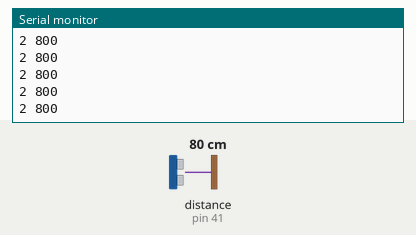
Simulated run of this sketch. Board: Arduino Uno, built with avr-gcc and run on an emulated ATmega328P. On the bench: the last lines printed to the serial monitor. Inputs (shaded band) come from the test bench; at power-on: distance to the obstacle (sensor on pin 41) 80 cm.

Above: at 1.2 s.
1.3 s: distance to the obstacle (sensor on pin 41) set to 2 cm
At 2.2 s:
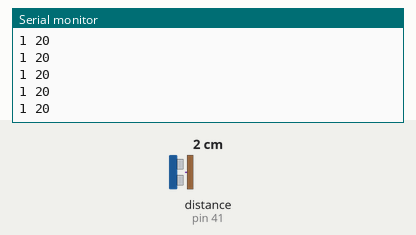
2.8 s: distance to the obstacle (sensor on pin 41) set to 4 cm
At 3.8 s:
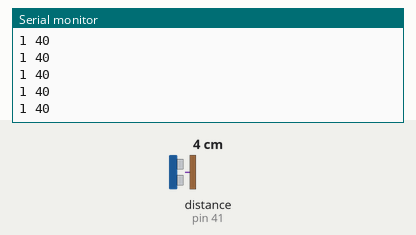
Timing chart, 0 to 5.8 s (numbered marks = the images above; inputs shaded):
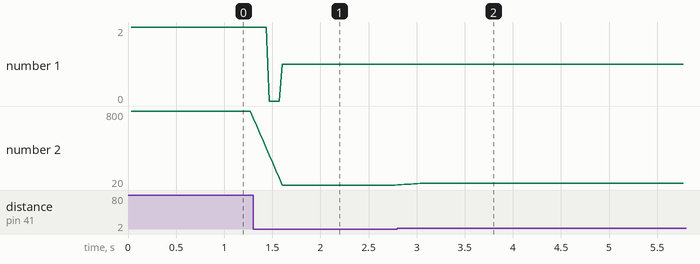

Measured:
- after the input at 1.3 s, the serial monitor: prints a new line at once (image 1)
- after the input at 2.8 s, the serial monitor: prints a new line at once (image 2)
- plotted number 1: 2 → 1 after the input at 1.3 s
- plotted number 2: 800 → 20 after the input at 1.3 s, 20 → 40 after the input at 2.8 s

The sketch:

demo-ino-lib.ino
```cpp
#include  "Gravity.h"
#include "Wire.h"

GravityConfig config1 = {.capture = GravityConfig::NONE,
                         .range = GravityConfig::STANDARD,
                         .address = 0x29,
                         .reset_pin = 4,
                         .timeout = 500,
                         .capacity = 10,
                         .min_range = 60,
                         .max_range = 400
};

Gravity gravity(config1);

void setup() {
  Serial.begin(9600);
  Wire.begin();
  Serial.println("test setup");
  gravity.Init();
  // put your setup code here, to run once:
}

uint16_t distance = 0;

void loop() {
  // put your main code here, to run repeatedly:
  Gravity::Status status = gravity.GetAndCheckDistance(distance);
  Serial.print(status);
  Serial.print(" ");
  Serial.println(distance);
}
```
